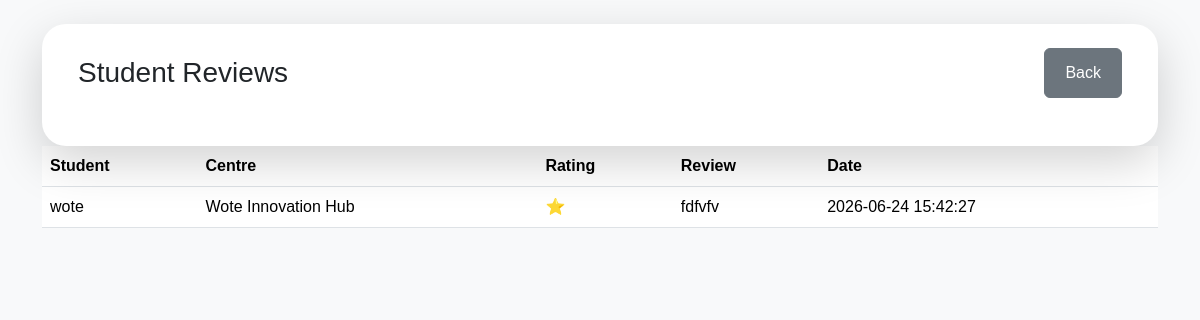
The app's page /admin/reviews.php (signed in) with its own data.
### tables this page shows
CREATE TABLE `reviews` (
  `id` int(10) UNSIGNED NOT NULL,
  `student_id` int(10) UNSIGNED NOT NULL,
  `centre_id` int(10) UNSIGNED NOT NULL,
  `rating` tinyint(3) UNSIGNED NOT NULL,
  `review` text DEFAULT NULL,
  `created_at` timestamp NOT NULL DEFAULT current_timestamp()
);

CREATE TABLE `students` (
  `id` int(10) UNSIGNED NOT NULL,
  `fullname` varchar(255) NOT NULL,
  `username` varchar(100) NOT NULL,
  `email` varchar(255) NOT NULL,
  `phone` varchar(50) NOT NULL,
  `password` varchar(255) NOT NULL,
  `centre_id` int(10) UNSIGNED NOT NULL,
  `registration_fee_status` varchar(50) DEFAULT 'pending',
  `training_fee_note` text DEFAULT NULL,
  `training_start_date` date DEFAULT current_timestamp(),
  `training_status` varchar(50) DEFAULT 'Upcoming',
  `created_at` timestamp NOT NULL DEFAULT current_timestamp(),
  `status` enum('active','removed') DEFAULT 'active',
  `removal_reason` text DEFAULT NULL,
  `removed_at` timestamp NULL DEFAULT NULL,
  `completion_status` enum('incomplete','completed') DEFAULT 'incomplete'
);

CREATE TABLE `ict_centres` (
  `id` int(10) UNSIGNED NOT NULL,
  `centre_name` varchar(255) NOT NULL,
  `created_at` timestamp NOT NULL DEFAULT current_timestamp()
);

### admin/reviews.php (the view, shortened to what this page needs)
<?php
include '../includes/db.php';
include '../includes/admin_header.php';
$role = $_SESSION['admin_role'];
if($role == 'super_admin'){
    $sql = "SELECT reviews.*, students.fullname,
    ict_centres.centre_name
    FROM reviews
    LEFT JOIN students
    ON reviews.student_id =
    students.id
    LEFT JOIN ict_centres
    ON reviews.centre_id =
    ict_centres.id";
    $stmt = mysqli_prepare($conn, $sql);
}
mysqli_stmt_execute($stmt);
$result = mysqli_stmt_get_result($stmt);
?>
<div class="container py-4">
<div class="card border-0 shadow-lg rounded-4 p-4">
<div class="d-flex justify-content-between align-items-center container mb-4">
<h3 class="mb-0">Student Reviews</h3>
<a href="admin_dashboard.php" class="btn btn-secondary">Back</a>
</div>
</div>
<div class="table-responsive">
<table class="table table-hover">
<thead>
<tr>
<th>Student</th>
<th>Centre</th>
<th>Rating</th>
<th>Review</th>
<th>Date</th>
</tr>
</thead>
<tbody>
<?php
while($review =
mysqli_fetch_assoc($result)){
?>
<tr>
<td>
<?php
echo $review['fullname'];
?>
</td>
<td>
<?php
echo $review['centre_name'];
?>
</td>
<td>
<?php
for(
$i=1;
$i<=$review['rating'];
$i++
){
echo "⭐";
}
?>
</td>
<td>
<?php
echo $review['review'];
?>
</td>
<td>
<?php
echo $review['created_at'];
?>
</td>
</tr>
<?php } ?>
</tbody>
</table>
</div>
</div>
<?php include '../includes/admin_footer.php'; ?>

### assets/css/style.css (style rules this page uses)
:root { --mc-blue: #0B3D69; --mc-blue-dark: #072844; --mc-blue-light: #1D6FB8; --mc-green: #1B7A3D; --mc-green-light: #2E9E52; --mc-bg: #F7F9FB; --bs-primary: var(--mc-blue); --bs-primary-rgb: 11, 61, 105; --bs-success: var(--mc-green); --bs-success-rgb: 27, 122, 61; --bs-link-color: var(--mc-blue); --bs-link-color-rgb: 11, 61, 105; --bs-link-hover-color: var(--mc-blue-dark); --bs-link-hover-color-rgb: 7, 40, 68; }
body { font-family: 'Poppins', sans-serif; background: var(--mc-bg); }
.btn { padding: 12px 20px; }
.card { border-radius: 24px !important; }
.card { transition:.3s; }

### records on screen
reviews: student.fullname "wote", centre.centre_name "Wote Innovation Hub", rating 1 (drawn), review "fdfvfv", created_at "2026-06-24 15:42:27"
